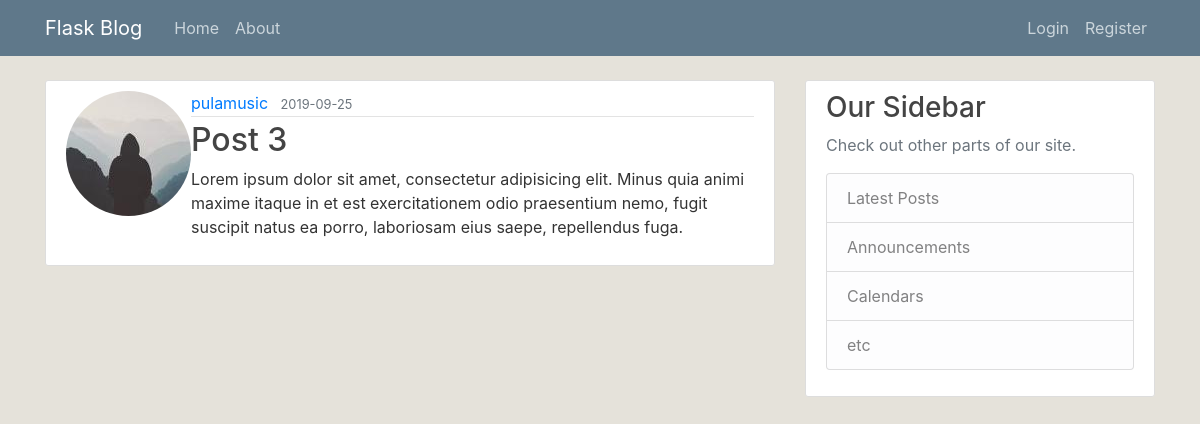
Page /post/3 on the earlier database version.
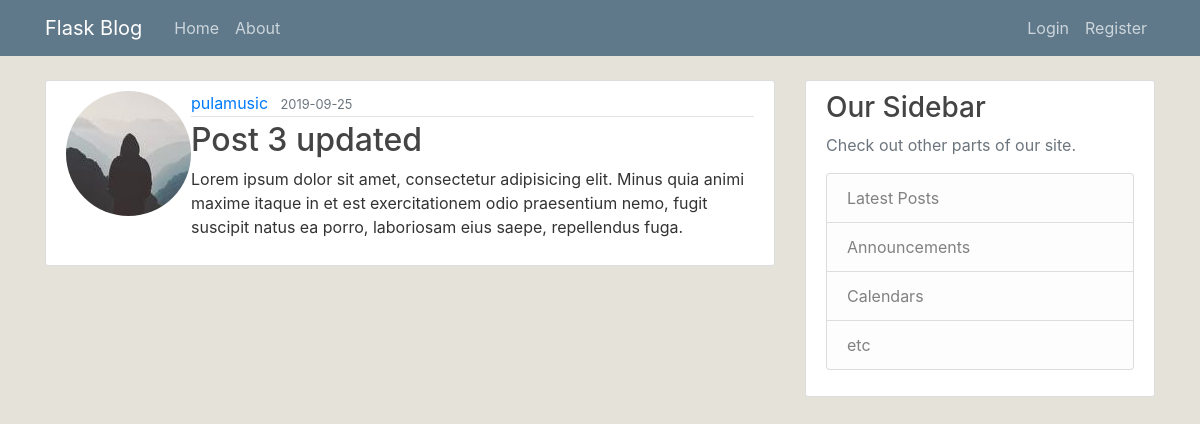
Same page on the later database version.
### flaskblog/models.py (models this page shows, shortened)
class Post(db.Model):
    id = db.Column(db.Integer, primary_key=True)
    title = db.Column(db.String(100), nullable=False)
    date_posted = db.Column(db.DateTime, nullable=False, default=datetime.utcnow)
    content = db.Column(db.Text, nullable=False)
    user_id = db.Column(db.Integer, db.ForeignKey('user.id'), nullable=False)

### flaskblog/routes.py (the view)
@app.route("/post/<int:post_id>")
def post(post_id):
    post = Post.query.get_or_404(post_id)
    return render_template('post.html', title=post.title, post=post)

### flaskblog/templates/post.html
{% extends "layout.html" %}
{% block content %}
  <article class="media content-section">
    <img src="{{ url_for('static', filename='profile_pics/' + post.author.image_file) }}" alt="" class="rounded-circle article-image">
    <div class="media-body">
      <div class="article-metadata">
        <a class="mr-2" href="#">{{ post.author.username }}</a>
        <small class="text-muted">{{ post.date_posted.strftime('%Y-%m-%d') }}</small>
      </div>
      <h2 class="article-title">{{ post.title }}</h2>
      <p class="article-content">{{ post.content }}</p>
    </div>
  </article>
{% endblock content %}

Differences in the rows shown:
changed Post: title "Post 3" → "Post 3 updated"
